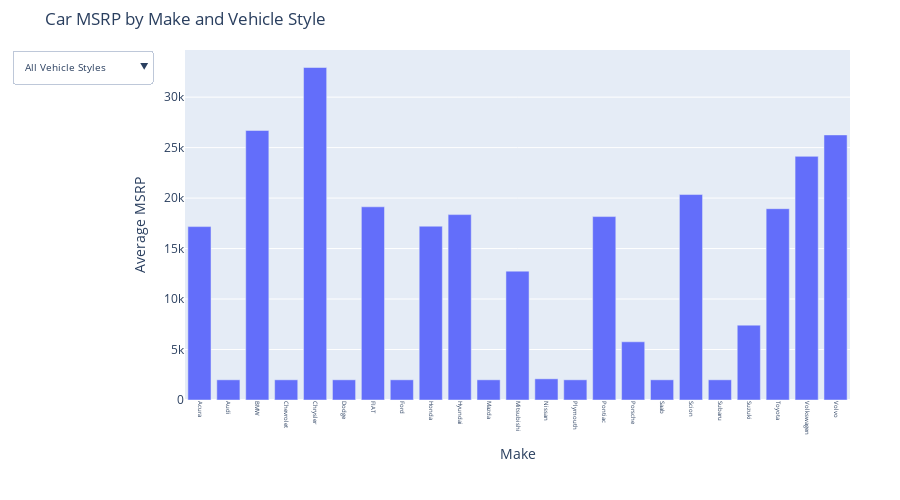

The notebook cell this image was saved under:
### Markdown cell above
Option 2: Stacked column chart to show the distribution of car prices by brand and body style. Use filters and slicers to make the chart interactive.

### Code cell
import pandas as pd
import plotly.graph_objs as go

# 1. Read the CSV file
try:
    df = pd.read_csv('car_data.csv')
except FileNotFoundError:
    print("The file 'car_data.csv' was not found.")
    exit()

# Check if necessary columns exist
required_columns = ['Make', 'Vehicle Style', 'MSRP']
if not all(col in df.columns for col in required_columns):
    print(f"Missing columns in the data: {set(required_columns) - set(df.columns)}")
    exit()

# Ensure 'MSRP' is numeric
df['MSRP'] = pd.to_numeric(df['MSRP'], errors='coerce')

# 2. Dropdown filter with multiple selection
def create_multi_select_chart(df):
    # Prepare data
    grouped_data = df.groupby(['Make', 'Vehicle Style'])['MSRP'].mean().reset_index()
    
    # Create figure with dropdown
    fig = go.Figure()

    # Add traces for each Vehicle Style
    vehicle_styles = grouped_data['Vehicle Style'].unique()
    for style in vehicle_styles:
        style_data = grouped_data[grouped_data['Vehicle Style'] == style]
        fig.add_trace(
            go.Bar(
                x=style_data['Make'], 
                y=style_data['MSRP'], 
                name=style,
                visible=(style == vehicle_styles[0])  # First style visible by default
            )
        )

    # Create visibility list for all styles
    visibility_all = [True] * len(vehicle_styles)

    # Update layout with dropdown
    fig.update_layout(
        updatemenus=[{
            'buttons': [
                # Option to show all vehicle styles
                {
                    'method': 'update',
                    'label': 'All Vehicle Styles',
                    'args': [
                        {
                            'visible': visibility_all
                        },
                        {
                            'title': 'Average Car MSRP - All Vehicle Styles',
                            'barmode': 'stack'  # Set barmode to stack
                        }
                    ]
                }
            ] + [
                {
                    'method': 'update',
                    'label': style,
                    'args': [
                        {'visible': [style == trace.name for trace in fig.data]},
                        {'title': f'Average Car MSRP - {style} Vehicle Style', 'barmode': 'group'}  # Set barmode to group for individual styles
                    ]
                } 
                for style in vehicle_styles
            ],
            'direction': 'down',
            'showactive': True,
            'font': dict(size=10),  # Reduce font size of dropdown menu
        }],
        title='Car MSRP by Make and Vehicle Style',
        xaxis_title='Make',
        yaxis_title='Average MSRP',
        barmode='group',  # Default to group
        height=500,  # Height of the chart
        width=900,   # Width of the chart
        xaxis=dict(
            tickfont=dict(size=6),  # Reduce font size on x-axis
            tickangle=90,  # Rotate x-axis labels for better visibility
            automargin=True  # Automatically adjust margins
        ),
        margin=dict(l=50, r=50, t=50, b=100),  # Adjust margins to fit labels
        legend=dict(
            font=dict(size=8),  # Reduce font size of the legend
        )
    )

    return fig

# Generate the chart
multi_select_chart = create_multi_select_chart(df)

# Display the chart
multi_select_chart.show()

### Figure 1 — Plotly figure (JSON) as saved in the notebook; plotly's stock layout.template omitted (floating-point values rounded to 4 significant figures)
{"data": [{"name": "2dr Hatchback", "type": "bar", "visible": true, "x": ["Acura", "Audi", "BMW", "Chevrolet", "Chrysler", "Dodge", "FIAT", "Ford", "Honda", "Hyundai", "Mazda", "Mitsubishi", "Nissan", "Plymouth", "Pontiac", "Porsche", "Saab", "Scion", "Subaru", "Suzuki", "Toyota", "Volkswagen", "Volvo"], "y": [17180.0, 2000, 26699, 2000, 32935, 2000, 19140.0, 2000, 17220.0, 18360.0, 2000, 12760.0, 2098.0, 2000, 18170.0, 5765.0, 2000, 20350.0, 2000, 7416, 18950, 24130.0, 26260.0]}, {"name": "4dr Hatchback", "type": "bar", "visible": false, "x": ["Acura", "BMW", "Chevrolet", "Dodge", "Ford", "Honda", "Hyundai", "Kia", "Lexus", "Mazda", "Mercedes-Benz", "Mitsubishi", "Nissan", "Plymouth", "Pontiac", "Saab", "Scion", "Subaru", "Suzuki", "Toyota", "Volkswagen"], "y": [51060.0, 55155, 18330.0, 2000, 18470.0, 26370.0, 17630.0, 19380.0, 31570.0, 20810.0, 40930.0, 12880.0, 22240.0, 2000, 18110.0, 2034.0, 15690.0, 21190.0, 16700.0, 22190.0, 28200.0]}, {"name": "4dr SUV", "type": "bar", "visible": false, "x": ["Acura", "Audi", "BMW", "Buick", "Cadillac", "Chevrolet", "Chrysler", "Dodge", "FIAT", "Ford", "GMC", "HUMMER", "Honda", "Hyundai", "Infiniti", "Kia", "Land Rover", "Lexus", "Lincoln", "Maserati", "Mazda", "Mercedes-Benz", "Mitsubishi", "Nissan", "Oldsmobile", "Pontiac", "Porsche", "Saab", "Subaru", "Suzuki", "Toyota", "Volkswagen", "Volvo"], "y": [42960.0, 48630.0, 58540.0, 34000.0, 72550.0, 33550.0, 35790.0, 31180.0, 24620.0, 42030.0, 37480.0, 37749, 28580.0, 30220.0, 45690.0, 31533, 71280.0, 45040.0, 50330.0, 77500, 27140.0, 68400.0, 26100.0, 34290.0, 34020.0, 25100.0, 82510.0, 41685, 28540.0, 21130.0, 40630.0, 41700.0, 45390.0]}, {"name": "Coupe", "type": "bar", "visible": false, "x": ["Acura", "Alfa Romeo", "Aston Martin", "Audi", "BMW", "Bentley", "Bugatti", "Buick", "Cadillac", "Chevrolet", "Chrysler", "Dodge", "Ferrari", "Ford", "Honda", "Hyundai", "Infiniti", "Kia", "Lamborghini", "Lexus", "Lincoln", "Lotus", "Maserati", "Mazda", "McLaren", "Mercedes-Benz", "Nissan", "Oldsmobile", "Plymouth", "Pontiac", "Porsche", "Rolls-Royce", "Scion", "Spyker", "Subaru", "Toyota", "Volkswagen", "Volvo"], "y": [39690.0, 59400, 192900.0, 93590.0, 52450.0, 254300.0, 1757000.0, 2059.0, 45440.0, 38940.0, 19085, 45060.0, 249200.0, 34100.0, 21760.0, 22130.0, 40290.0, 20380.0, 328300.0, 50820.0, 2168.0, 75065, 116000.0, 2000, 229700, 109700.0, 35390.0, 10620.0, 2000, 16190.0, 99140.0, 367400.0, 27520.0, 209990, 16110.0, 15620.0, 2000, 2000]}, {"name": "Sedan", "type": "bar", "visible": false, "x": ["Acura", "Aston Martin", "Audi", "BMW", "Bentley", "Buick", "Cadillac", "Chevrolet", "Chrysler", "Dodge", "Ford", "Genesis", "Honda", "Hyundai", "Infiniti", "Kia", "Lexus", "Lincoln", "Maserati", "Maybach", "Mazda", "Mercedes-Benz", "Mitsubishi", "Nissan", "Oldsmobile", "Plymouth", "Pontiac", "Porsche", "Rolls-Royce", "Saab", "Scion", "Subaru", "Suzuki", "Toyota", "Volkswagen", "Volvo"], "y": [33610.0, 207000.0, 46390.0, 71830.0, 236836, 29570.0, 51180.0, 19880.0, 26100.0, 22520.0, 23260.0, 46620.0, 26030.0, 27670.0, 41080.0, 23810.0, 48860.0, 41670.0, 99020.0, 426900.0, 19740.0, 48830.0, 24060.0, 22600.0, 9139.0, 2768.0, 20650.0, 123300.0, 327000.0, 36780.0, 16250, 26190.0, 17970.0, 24800.0, 30800.0, 22290.0]}, {"name": "Wagon", "type": "bar", "visible": false, "x": ["Acura", "Audi", "BMW", "Buick", "Cadillac", "Chevrolet", "Chrysler", "Dodge", "FIAT", "Ford", "Kia", "Lexus", "Lincoln", "Mazda", "Mercedes-Benz", "Nissan", "Oldsmobile", "Plymouth", "Pontiac", "Saab", "Scion", "Subaru", "Suzuki", "Toyota", "Volkswagen", "Volvo"], "y": [33560, 33894, 43270.0, 2053, 47364, 15825, 26370.0, 24780.0, 22120.0, 30070.0, 18220.0, 31105, 44950.0, 16675, 43069, 17500, 2000, 2000, 6952.0, 34150.0, 18440.0, 2000, 15540.0, 31740.0, 26390.0, 26270.0]}, {"name": "Convertible", "type": "bar", "visible": false, "x": ["Alfa Romeo", "Aston Martin", "Audi", "BMW", "Bentley", "Buick", "Cadillac", "Chevrolet", "Chrysler", "Dodge", "FIAT", "Ferrari", "Ford", "Honda", "Infiniti", "Lamborghini", "Lexus", "Lotus", "Maserati", "Maybach", "Mazda", "McLaren", "Mercedes-Benz", "Mitsubishi", "Nissan", "Oldsmobile", "Plymouth", "Pontiac", "Porsche", "Rolls-Royce", "Saab", "Spyker", "Toyota", "Volkswagen", "Volvo"], "y": [64900, 203400.0, 70030.0, 63810.0, 250500.0, 25620.0, 70400.0, 62835, 24230.0, 2000, 23430.0, 214700.0, 34760.0, 36020.0, 46670.0, 336400.0, 52450.0, 51660.0, 130200.0, 1381375, 28080.0, 280225, 104600.0, 29980.0, 39070.0, 2000, 28540.0, 22550.0, 115500.0, 428273, 28760.0, 219990, 25780.0, 27670.0, 40530.0]}, {"name": "Passenger Minivan", "type": "bar", "visible": false, "x": ["Buick", "Chevrolet", "Chrysler", "Dodge", "Ford", "GMC", "Honda", "Hyundai", "Kia", "Mazda", "Mercedes-Benz", "Mitsubishi", "Nissan", "Oldsmobile", "Plymouth", "Pontiac", "Toyota", "Volkswagen"], "y": [30010.0, 24930.0, 29750.0, 25340.0, 22590.0, 25105, 36879, 26615, 32980.0, 23320.0, 32500, 2000, 22960.0, 32800.0, 2113.0, 20820.0, 30040.0, 29240.0]}, {"name": "Crew Cab Pickup", "type": "bar", "visible": false, "x": ["Cadillac", "Chevrolet", "Dodge", "Ford", "GMC", "HUMMER", "Honda", "Lincoln", "Mitsubishi", "Nissan", "Subaru", "Suzuki", "Toyota"], "y": [66570.0, 39260.0, 31410.0, 41570.0, 39060.0, 34630.0, 34100.0, 41210.0, 26690, 32730.0, 24400.0, 27650.0, 36850.0]}, {"name": "2dr SUV", "type": "bar", "visible": false, "x": ["Chevrolet", "Dodge", "Ford", "GMC", "Land Rover", "Mazda", "Suzuki"], "y": [13810.0, 2000, 16130.0, 7129.0, 39700.0, 2000, 2000]}, {"name": "Cargo Minivan", "type": "bar", "visible": false, "x": ["Chevrolet", "Dodge", "Ford", "GMC", "Mercedes-Benz", "Mitsubishi", "Nissan"], "y": [20010.0, 20170.0, 19700, 23790.0, 28950, 2000, 21440.0]}, {"name": "Cargo Van", "type": "bar", "visible": false, "x": ["Chevrolet", "Dodge", "Ford", "GMC"], "y": [8299.0, 12540.0, 20610.0, 21910.0]}, {"name": "Convertible SUV", "type": "bar", "visible": false, "x": ["Chevrolet", "Land Rover", "Nissan", "Suzuki"], "y": [17720.0, 48577, 43690.0, 7512.0]}, {"name": "Extended Cab Pickup", "type": "bar", "visible": false, "x": ["Chevrolet", "Dodge", "Ford", "GMC", "Mazda", "Mitsubishi", "Nissan", "Suzuki", "Toyota"], "y": [24170.0, 16300.0, 23810.0, 27900.0, 11600.0, 19190.0, 20530.0, 21640.0, 26250.0]}, {"name": "Passenger Van", "type": "bar", "visible": false, "x": ["Chevrolet", "Dodge", "Ford", "GMC"], "y": [28560.0, 14140.0, 32840.0, 28560.0]}, {"name": "Regular Cab Pickup", "type": "bar", "visible": false, "x": ["Chevrolet", "Dodge", "Ford", "GMC", "Mazda", "Mitsubishi", "Nissan", "Toyota"], "y": [19820.0, 14850.0, 17800.0, 25180.0, 9155.0, 2000, 2213.0, 17590.0]}], "layout": {"barmode": "group", "height": 500, "legend": {"font": {"size": 8}}, "margin": {"b": 100, "l": 50, "r": 50, "t": 50}, "title": {"text": "Car MSRP by Make and Vehicle Style"}, "updatemenus": [{"buttons": [{"args": [{"visible": [true, true, true, true, true, true, true, true, true, true, true, true, true, true, true, true]}, {"barmode": "stack", "title": "Average Car MSRP - All Vehicle Styles"}], "label": "All Vehicle Styles", "method": "update"}, {"args": [{"visible": [true, false, false, false, false, false, false, false, false, false, false, false, false, false, false, false]}, {"barmode": "group", "title": "Average Car MSRP - 2dr Hatchback Vehicle Style"}], "label": "2dr Hatchback", "method": "update"}, {"args": [{"visible": [false, true, false, false, false, false, false, false, false, false, false, false, false, false, false, false]}, {"barmode": "group", "title": "Average Car MSRP - 4dr Hatchback Vehicle Style"}], "label": "4dr Hatchback", "method": "update"}, {"args": [{"visible": [false, false, true, false, false, false, false, false, false, false, false, false, false, false, false, false]}, {"barmode": "group", "title": "Average Car MSRP - 4dr SUV Vehicle Style"}], "label": "4dr SUV", "method": "update"}, {"args": [{"visible": [false, false, false, true, false, false, false, false, false, false, false, false, false, false, false, false]}, {"barmode": "group", "title": "Average Car MSRP - Coupe Vehicle Style"}], "label": "Coupe", "method": "update"}, {"args": [{"visible": [false, false, false, false, true, false, false, false, false, false, false, false, false, false, false, false]}, {"barmode": "group", "title": "Average Car MSRP - Sedan Vehicle Style"}], "label": "Sedan", "method": "update"}, {"args": [{"visible": [false, false, false, false, false, true, false, false, false, false, false, false, false, false, false, false]}, {"barmode": "group", "title": "Average Car MSRP - Wagon Vehicle Style"}], "label": "Wagon", "method": "update"}, {"args": [{"visible": [false, false, false, false, false, false, true, false, false, false, false, false, false, false, false, false]}, {"barmode": "group", "title": "Average Car MSRP - Convertible Vehicle Style"}], "label": "Convertible", "method": "update"}, {"args": [{"visible": [false, false, false, false, false, false, false, true, false, false, false, false, false, false, false, false]}, {"barmode": "group", "title": "Average Car MSRP - Passenger Minivan Vehicle Style"}], "label": "Passenger Minivan", "method": "update"}, {"args": [{"visible": [false, false, false, false, false, false, false, false, true, false, false, false, false, false, false, false]}, {"barmode": "group", "title": "Average Car MSRP - Crew Cab Pickup Vehicle Style"}], "label": "Crew Cab Pickup", "method": "update"}, {"args": [{"visible": [false, false, false, false, false, false, false, false, false, true, false, false, false, false, false, false]}, {"barmode": "group", "title": "Average Car MSRP - 2dr SUV Vehicle Style"}], "label": "2dr SUV", "method": "update"}, {"args": [{"visible": [false, false, false, false, false, false, false, false, false, false, true, false, false, false, false, false]}, {"barmode": "group", "title": "Average Car MSRP - Cargo Minivan Vehicle Style"}], "label": "Cargo Minivan", "method": "update"}, {"args": [{"visible": [false, false, false, false, false, false, false, false, false, false, false, true, false, false, false, false]}, {"barmode": "group", "title": "Average Car MSRP - Cargo Van Vehicle Style"}], "label": "Cargo Van", "method": "update"}, {"args": [{"visible": [false, false, false, false, false, false, false, false, false, false, false, false, true, false, false, false]}, {"barmode": "group", "title": "Average Car MSRP - Convertible SUV Vehicle Style"}], "label": "Convertible SUV", "method": "update"}, {"args": [{"visible": [false, false, false, false, false, false, false, false, false, false, false, false, false, true, false, false]}, {"barmode": "group", "title": "Average Car MSRP - Extended Cab Pickup Vehicle Style"}], "label": "Extended Cab Pickup", "method": "update"}, {"args": [{"visible": [false, false, false, false, false, false, false, false, false, false, false, false, false, false, true, false]}, {"barmode": "group", "title": "Average Car MSRP - Passenger Van Vehicle Style"}], "label": "Passenger Van", "method": "update"}, {"args": [{"visible": [false, false, false, false, false, false, false, false, false, false, false, false, false, false, false, true]}, {"barmode": "group", "title": "Average Car MSRP - Regular Cab Pickup Vehicle Style"}], "label": "Regular Cab Pickup", "method": "update"}], "direction": "down", "font": {"size": 10}, "showactive": true}], "width": 900, "xaxis": {"automargin": true, "tickangle": 90, "tickfont": {"size": 6}, "title": {"text": "Make"}}, "yaxis": {"title": {"text": "Average MSRP"}}}}
